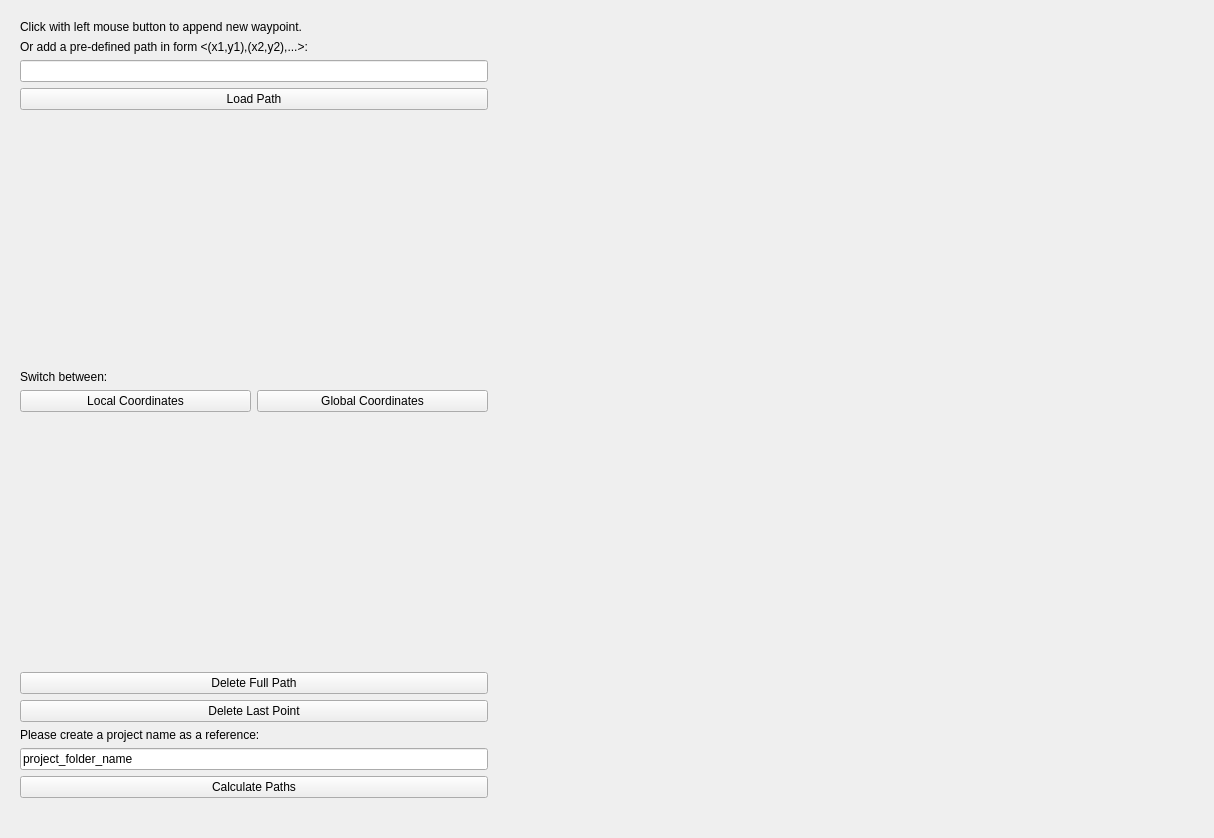
<?xml version="1.0" encoding="UTF-8"?>
<ui version="4.0">
 <class>Form</class>
 <widget class="QWidget" name="Form">
  <property name="geometry">
   <rect>
    <x>0</x>
    <y>0</y>
    <width>1214</width>
    <height>838</height>
   </rect>
  </property>
  <property name="windowTitle">
   <string>Form</string>
  </property>
  <layout class="QVBoxLayout" name="verticalLayout">
   <item>
    <widget class="QStackedWidget" name="stackedWidget">
     <property name="currentIndex">
      <number>0</number>
     </property>
     <widget class="QWidget" name="page">
      <layout class="QVBoxLayout" name="verticalLayout_3">
       <item>
        <layout class="QHBoxLayout" name="horizontalLayout">
         <item>
          <layout class="QVBoxLayout" name="verticalLayout_2">
           <item>
            <widget class="QLabel" name="label_2">
             <property name="text">
              <string>Click with left mouse button to append new waypoint.</string>
             </property>
            </widget>
           </item>
           <item>
            <widget class="QLabel" name="label_3">
             <property name="text">
              <string>Or add a pre-defined path in form &lt;(x1,y1),(x2,y2),...&gt;:</string>
             </property>
            </widget>
           </item>
           <item>
            <widget class="QLineEdit" name="pathinput"/>
           </item>
           <item>
            <widget class="QPushButton" name="loadpathbutton">
             <property name="text">
              <string>Load Path</string>
             </property>
            </widget>
           </item>
           <item>
            <spacer name="verticalSpacer_2">
             <property name="orientation">
              <enum>Qt::Vertical</enum>
             </property>
             <property name="sizeHint" stdset="0">
              <size>
               <width>20</width>
               <height>40</height>
              </size>
             </property>
            </spacer>
           </item>
           <item>
            <widget class="QLabel" name="label">
             <property name="text">
              <string>Switch between:</string>
             </property>
            </widget>
           </item>
           <item>
            <layout class="QHBoxLayout" name="horizontalLayout_2">
             <item>
              <widget class="QPushButton" name="localcoordbutton">
               <property name="text">
                <string>Local Coordinates</string>
               </property>
              </widget>
             </item>
             <item>
              <widget class="QPushButton" name="globalcoordbutton">
               <property name="text">
                <string>Global Coordinates</string>
               </property>
              </widget>
             </item>
            </layout>
           </item>
           <item>
            <spacer name="verticalSpacer">
             <property name="orientation">
              <enum>Qt::Vertical</enum>
             </property>
             <property name="sizeHint" stdset="0">
              <size>
               <width>20</width>
               <height>40</height>
              </size>
             </property>
            </spacer>
           </item>
           <item>
            <widget class="QPushButton" name="deletepathbutton">
             <property name="text">
              <string>Delete Full Path</string>
             </property>
            </widget>
           </item>
           <item>
            <widget class="QPushButton" name="deletepointbutton">
             <property name="text">
              <string>Delete Last Point</string>
             </property>
            </widget>
           </item>
           <item>
            <widget class="QLabel" name="label_4">
             <property name="text">
              <string>Please create a project name as a reference:</string>
             </property>
            </widget>
           </item>
           <item>
            <widget class="QLineEdit" name="outputfolder">
             <property name="text">
              <string>project_folder_name</string>
             </property>
            </widget>
           </item>
           <item>
            <widget class="QPushButton" name="calculatebutton">
             <property name="text">
              <string>Calculate Paths</string>
             </property>
            </widget>
           </item>
           <item>
            <widget class="QLabel" name="erroroutput">
             <property name="text">
              <string/>
             </property>
            </widget>
           </item>
          </layout>
         </item>
         <item>
          <widget class="QWidget" name="mapwidget" native="true">
           <property name="minimumSize">
            <size>
             <width>700</width>
             <height>400</height>
            </size>
           </property>
          </widget>
         </item>
        </layout>
       </item>
      </layout>
     </widget>
     <widget class="QWidget" name="page_2">
      <layout class="QVBoxLayout" name="verticalLayout_4">
       <item>
        <spacer name="verticalSpacer_3">
         <property name="orientation">
          <enum>Qt::Vertical</enum>
         </property>
         <property name="sizeHint" stdset="0">
          <size>
           <width>20</width>
           <height>40</height>
          </size>
         </property>
        </spacer>
       </item>
       <item>
        <widget class="QLabel" name="label_5">
         <property name="text">
          <string>Paths are being calculated.</string>
         </property>
        </widget>
       </item>
       <item>
        <widget class="QProgressBar" name="progressBar">
         <property name="value">
          <number>0</number>
         </property>
        </widget>
       </item>
       <item>
        <widget class="QLabel" name="successmsg">
         <property name="text">
          <string/>
         </property>
        </widget>
       </item>
       <item>
        <spacer name="verticalSpacer_4">
         <property name="orientation">
          <enum>Qt::Vertical</enum>
         </property>
         <property name="sizeHint" stdset="0">
          <size>
           <width>20</width>
           <height>40</height>
          </size>
         </property>
        </spacer>
       </item>
      </layout>
     </widget>
    </widget>
   </item>
  </layout>
 </widget>
 <resources/>
 <connections/>
</ui>
